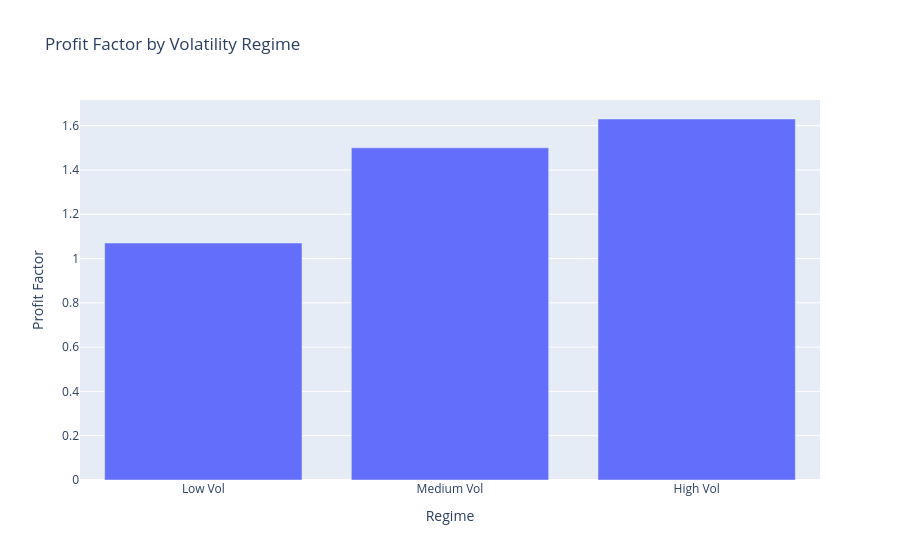

Notebook cell for this chart:
### Code cell
import plotly.express as px
import pandas as pd

regime_df = pd.DataFrame({
    "Regime": ["Low Vol", "Medium Vol", "High Vol"],
    "Profit Factor": [1.07, 1.50, 1.63],
    "Average Trade": [0.016, 0.116, 0.206]
})

fig = px.bar(
    regime_df,
    x="Regime",
    y="Profit Factor",
    hover_data=["Average Trade"],
    title="Profit Factor by Volatility Regime"
)

fig.show()

### Figure 1 — Plotly figure (JSON) as saved in the notebook; plotly's stock layout.template omitted (floating-point values rounded to 4 significant figures)
{"data": [{"customdata": [[0.016], [0.116], [0.206]], "hovertemplate": "Regime=%{x}<br>Profit Factor=%{y}<br>Average Trade=%{customdata[0]}<extra></extra>", "legendgroup": "", "marker": {"color": "#636efa", "pattern": {"shape": ""}}, "name": "", "orientation": "v", "showlegend": false, "textposition": "auto", "type": "bar", "x": ["Low Vol", "Medium Vol", "High Vol"], "xaxis": "x", "y": [1.07, 1.5, 1.63], "yaxis": "y"}], "layout": {"barmode": "relative", "legend": {"tracegroupgap": 0}, "title": {"text": "Profit Factor by Volatility Regime"}, "xaxis": {"anchor": "y", "domain": [0, 1], "title": {"text": "Regime"}}, "yaxis": {"anchor": "x", "domain": [0, 1], "title": {"text": "Profit Factor"}}}}
